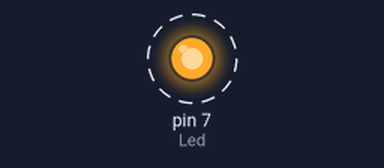
Simulated run of this sketch. Board: Arduino Uno, built with avr-gcc and run on an emulated ATmega328P. On the bench: output pins drawn as LEDs (lit = HIGH). Dashed ring = blinking.

Above: at 0.2 s.
Timing chart, 0 to 4.6 s (numbered marks = the images above):
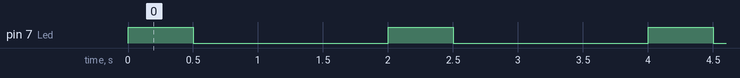

The sketch:

sheet1_Q1.ino
```cpp
const byte Led =7;

void setup() {
 pinMode(Led,OUTPUT);

}

void loop() {
digitalWrite(Led,HIGH);
delay(500);
digitalWrite(Led,LOW);
delay (1500);

}
```

Measured:
- by itself, pin 7 (Led): alternates HIGH for 0.50 s and LOW for 1.5 s
